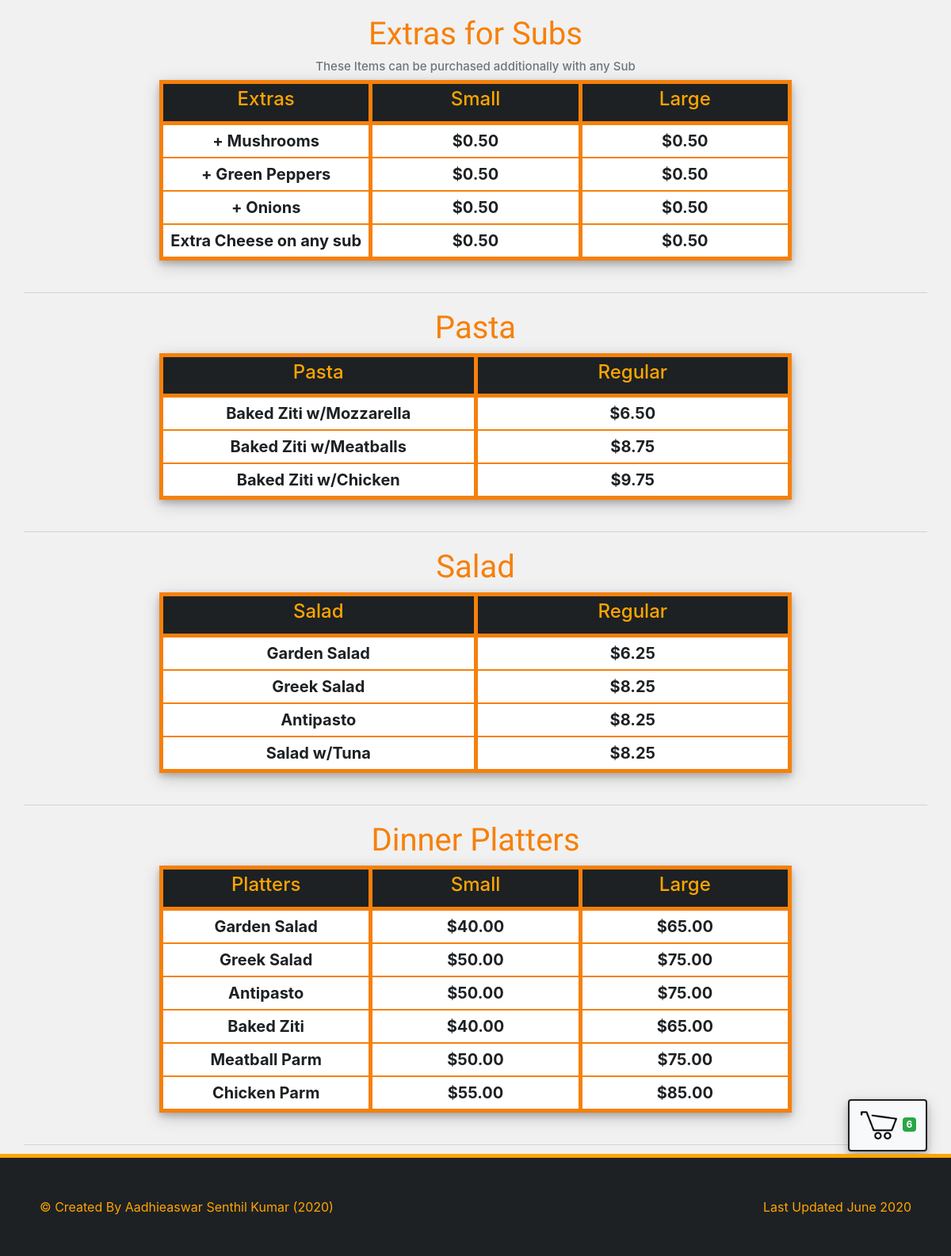
Page / (signed in, lower part) on the earlier database version.
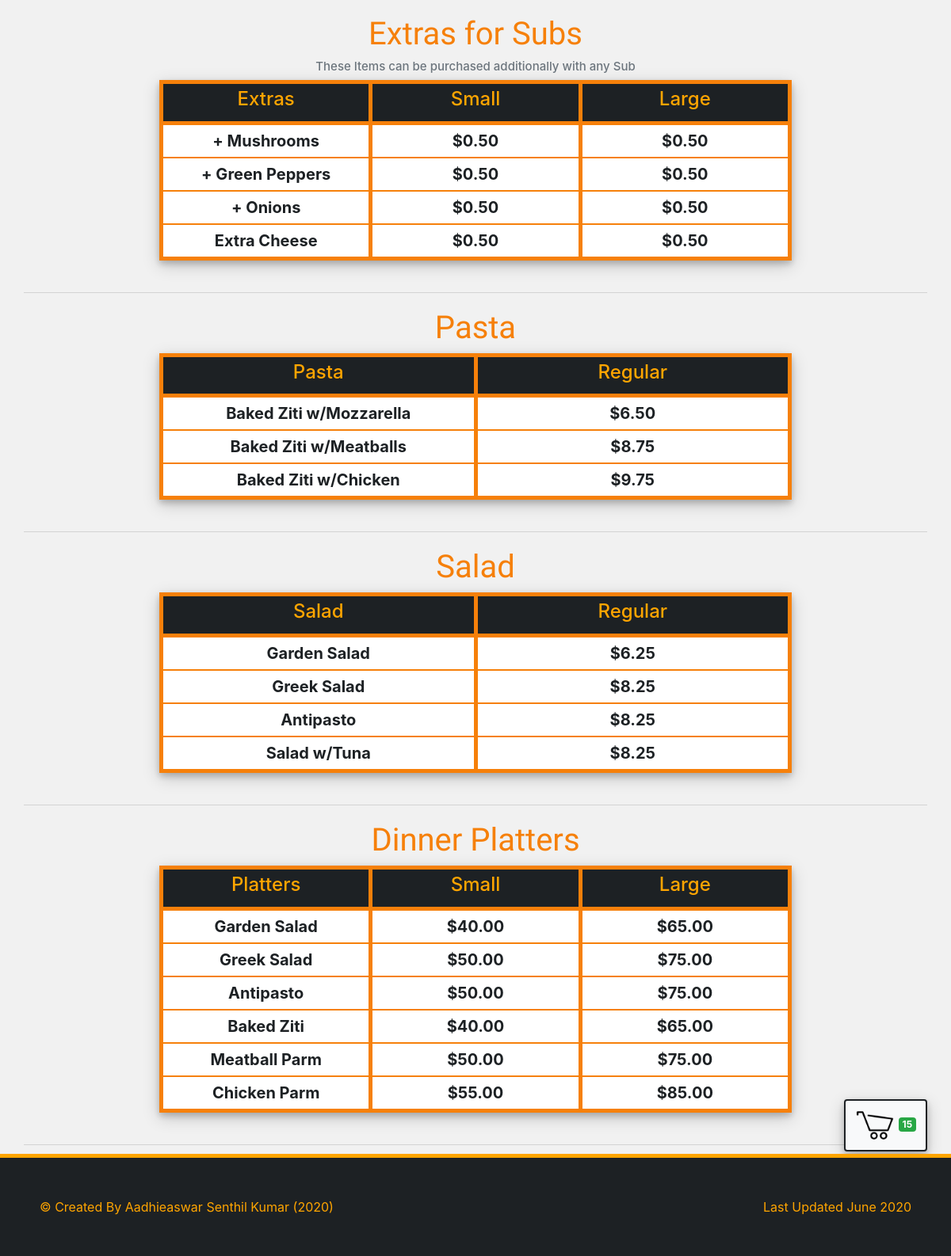
Same page on the later database version.
### orders/models.py (models this page shows, shortened)
class SubAdditional(models.Model):
    item = models.CharField(max_length = 64)
    small = models.DecimalField(max_digits = 4, decimal_places = 2)
    large = models.DecimalField(max_digits = 4, decimal_places = 2)

### orders/views.py (the view)
# urls.py: path("", views.index, name="home"),
def index(request):
    if request.session.get("user") is not None:
        user = "Welcome " + request.session["user"] + "!"
        count = Cart.objects.filter(Q(customer=request.user)).count()
    else:
        user = ""
        count = 0
    if (count == 0):
        count_message = "Your cart is empty"
    else:
        count_message = f"You have {count} item(s) in your cart"
    context = {
    'msg': user,
    'pizzas': Menu['pizza'],
    'subs': Menu['sub'],
    'pastas': Menu['pasta'],
    'dinner_platters': Menu['dinnerplatter'],
    'salads': Menu['salad'],
    'toppings': Menu['topping'],
    'sub_add': Menu['SubAdd'],
    'count': count,
    'count_message': count_message,
    }
    return render(request, "orders/index.html", context)

### orders/models.py (called while the page is built)
    def __str__(self):
        return f"{self.type} {self.pizza} pizza - Small: ${self.small} - Large: ${self.large}"

    def __str__(self):
        return f"{self.topping}"

    def __str__(self):
        return f"{self.sub} sub - Small: ${self.small} - Large: ${self.large}"

    def __str__(self):
        return f"{self.pasta} - ${self.cost}"

    def __str__(self):
        return f"{self.salad} - ${self.cost}"

    def __str__(self):
        return f"{self.platter} - Small: ${self.small} - Large: ${self.large}"

### orders/templates/orders/index.html (shortened to what this page needs)
{% extends "orders/base.html" %}
{% load static %}
{% block body %}
<div style="text-align: center; width: 100%; margin-top: 20px; margin-bottom: 40px;">
    <div class="card-ul">
        <table class="table-cus">
            <h1 class="center menu-head" id="subs"> Extras for Subs </h1>
            <h4 class="center text-muted text-15">
                These Items can be purchased additionally with any Sub
            </h4>
            <tr>
                <th class="table-head">
                    <h4>Extras</h4>
                </th>
                <th class="table-head">
                    <h4>Small</h4>
                </th>
                <th class="table-head end">
                    <h4>Large</h4>
                </th>
            </tr>
            {% for add in sub_add %}
            <tr title="{{ sub }}" data-item="{{ sub.id }}" data-type="Sub" class="center hover-style cart-add">
                <td class="card-li">{{ add.item }}</td>
                <td class="card-li">${{ add.small }}</td>
                <td class="card-li end">${{ add.large }}</td>
            </tr>
            {% endfor %}
        </table>
    </div>
    <div class="card-ul">
        <table class="table-cus">
            <h1 class="center menu-head" id="pastas"> Pasta </h1>
            <tr>
                <th class="table-head">
                    <h4>Pasta</h4>
                </th>
                <th class="table-head end">
                    <h4>Regular</h4>
                </th>
            </tr>
            {% for pasta in pastas %}
            <tr title="{{ pasta }}" data-item="{{ pasta.id }}" data-type="Pasta" class="center hover-style cart-add">
                <td class="card-li">{{ pasta.pasta }}</td>
                <td class="card-li end">${{ pasta.cost }}</td>
            </tr>
            {% endfor %}
        </table>
    </div>
    <div class="card-ul">
        <table class="table-cus">
            <h1 class="center menu-head" id="salads"> Salad </h1>
            <tr>
                <th class="table-head">
                    <h4>Salad</h4>
                </th>
                <th class="table-head end">
                    <h4>Regular</h4>
                </th>
            </tr>
            {% for salad in salads %}
            <tr title="{{ salad }}" data-item={{salad.id}} data-type="Salad" class="center hover-style cart-add">
                <td class="card-li">{{ salad.salad }}</td>
                <td class="card-li end">${{ salad.cost }}</td>
            </tr>
            {% endfor %}
        </table>
    </div>
    <div class="card-ul">
        <table class="table-cus">
            <h1 class="center menu-head" id="DPs"> Dinner Platters </h1>
            <tr>
                <th class="table-head">
                    <h4>Platters</h4>
                </th>
                <th class="table-head">
                    <h4>Small</h4>
                </th>
                <th class="table-head end">
                    <h4>Large</h4>
                </th>
            </tr>
            {% for DP in dinner_platters %}
            <tr title="{{ DP }}" data-item="{{ DP.id }}" data-type="DinnerPlatter" class="center hover-style cart-add">
                <td class="card-li">{{ DP.platter }}</td>
                <td class="card-li">${{ DP.small }}</td>
                <td class="card-li end">${{ DP.large }}</td>
            </tr>
            {% endfor %}
        </table>
    </div>
</div>
{% if request.user.is_authenticated %}
<div class="right" style="display: flex;">
    <a title="{{ count_message }}" href="{% url 'cart' %}" class="btn btn-light black-bor box-shadow" id="order">
        <img src="{% static 'images/Shopping_Cart.png' %}" class="order-btn">
        <span class="badge badge-success">{{ count }}</span>
    </a>
</div>
{% endif %}
{% endblock %}

Differences in the rows shown:
changed SubAdditional: item "Extra Cheese on any sub" → "Extra Cheese"
Other differences:
{{ count }}: "6" → "15"
